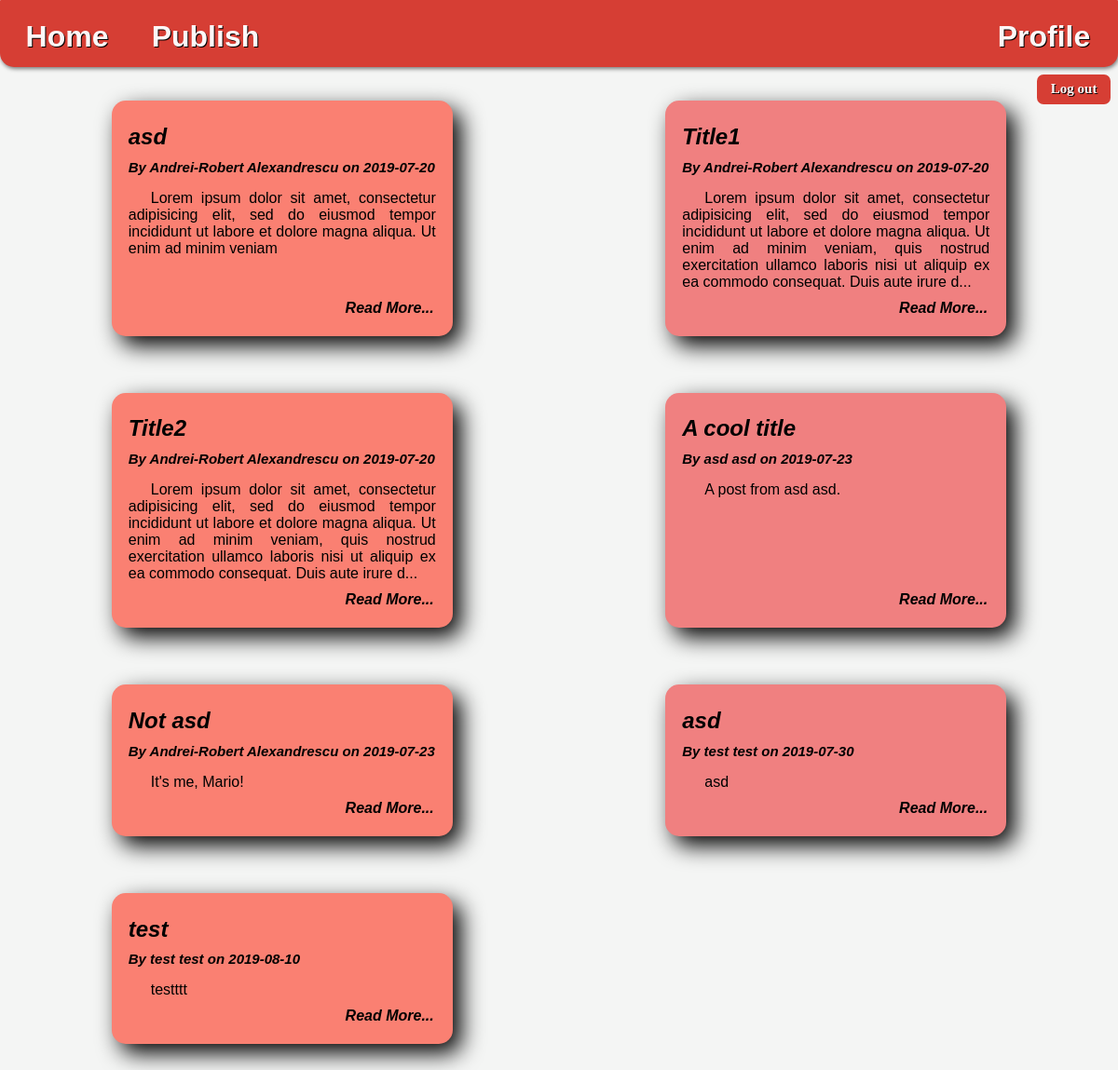
Page /main.php (signed in) on the committed database.
### tables this page shows
CREATE TABLE `tbl_posts` (
  `idPost` int(11) NOT NULL,
  `idUser` int(11) NOT NULL,
  `title` varchar(40) NOT NULL,
  `datePosted` date NOT NULL,
  `content` text NOT NULL,
  `observations` text NOT NULL
);

CREATE TABLE `tbl_users` (
  `idUser` int(11) NOT NULL,
  `email` varchar(40) NOT NULL,
  `fName` varchar(30) NOT NULL,
  `lName` varchar(30) NOT NULL,
  `password` varchar(255) NOT NULL,
  `is_active` tinyint(1) NOT NULL,
  `is_reported` tinyint(1) NOT NULL,
  `is_blocked` tinyint(1) NOT NULL,
  `dateOfReg` datetime NOT NULL,
  `updatedAt` datetime NOT NULL
);

### main.php (the view, shortened to what this page needs)
<?php
  require 'Includes/dbh.php';
?>
<html>
<head>
<link rel="stylesheet" href="Style/indexCSS.css" type="text/css">
</head>
<body bgcolor="#f4f5f4" onload="loadFunction()">
<div class="topBanner">
  <div class="topBanner-left">
    <h1 onclick="reloadPage()">Home</h1>
    <?php
      if(isset($_SESSION['userId'])){
        echo '<h1 onclick="toggleForm()">Publish</h1>';
      }
    ?>
  </div>
  <form class="topBanner-right" action="Includes/logout.php">
    <?php
      if(isset($_SESSION['userId'])){
        echo '<h1 onclick="toggleProfile()">Profile</h1>
        <div>
        <input type="submit" value="Log out" class="formButton" onclick="logoutFunction()"></input>
        </div>';
      }else{
        echo '<h1 onclick="toggleLoginContainer()">Log in</h1>
        <h1 onclick="toggleSignupContainer()">Sign up</h1>';
      }
     ?>
  </form>
</div>
        <?php
          $userName = $_SESSION['userFName']." ".$_SESSION['userLName'];
        ?>
        <?php
          if(isset($_SESSION['userId'])){
            $sql0 = "SELECT * FROM tbl_posts WHERE idUser = ?";
            $stmt0 = mysqli_stmt_init($conn);
            mysqli_stmt_prepare($stmt0, $sql0);
            mysqli_stmt_bind_param($stmt0, 'i', $_SESSION['userId']);
            mysqli_stmt_execute($stmt0);
            mysqli_stmt_store_result($stmt0);
            $resultCheck = mysqli_stmt_num_rows($stmt0);
            if($resultCheck > 0){
                $sql = "SELECT * FROM tbl_posts WHERE idUser=?";
                $stmt = mysqli_stmt_init($conn);
                if(!mysqli_stmt_prepare($stmt,$sql)){
                  header("Location: ../main.php?error=sqlerror");
                  exit();
                }else{
                  mysqli_stmt_bind_param($stmt, "i", $_SESSION['userId']);
                  mysqli_stmt_execute($stmt);
                  $result = mysqli_stmt_get_result($stmt);
                  while($row = mysqli_fetch_assoc($result)){
                    $stmt1 = mysqli_stmt_init($conn);
                    mysqli_stmt_bind_param($stmt1, "i", $_SESSION['userId']);
                    mysqli_stmt_execute($stmt1);
                    $result1 = mysqli_stmt_get_result($stmt1);
                    if($row1 = mysqli_fetch_assoc($result1)){
                      $userName = $row1['fName'].' '.$row1['lName'];
                    }
                  }
                }
            }else{
              echo '<span>You have made no posts yet.</span>';
            }
          }
        ?>
<div id="content">
  <?php
    if(isset($_SESSION['userId'])){
      $sql = "SELECT * FROM tbl_posts";
      $stmt = mysqli_stmt_init($conn);
      if(!mysqli_stmt_prepare($stmt,$sql)){
        header("Location: ../main.php?error=sqlerror");
        exit();
      }else{
        mysqli_stmt_execute($stmt);
        $result = mysqli_stmt_get_result($stmt);
        $localId = 1;
        while($row = mysqli_fetch_assoc($result)){
          $sql1 = "SELECT fName,lName FROM tbl_users WHERE idUser=?";
          $stmt1 = mysqli_stmt_init($conn);
          if(!mysqli_stmt_prepare($stmt1,$sql1)){
            exit();
          }
          mysqli_stmt_bind_param($stmt1, "i", $row['idUser']);
          mysqli_stmt_execute($stmt1);
          $result1 = mysqli_stmt_get_result($stmt1);
          if($row1 = mysqli_fetch_assoc($result1)){
            $userName = $row1['fName'].' '.$row1['lName'];
          }
          $fullText = $row['content'];
          $postId = $row['idPost'];
          if(strlen($row['content'])>250){
            $row['content'] = substr($row['content'],0,250)."...";
          }
          $sql2 = "SELECT nameProfilePic FROM tbl_information WHERE idUser=?";
          $stmt2 = mysqli_stmt_init($conn);
          mysqli_stmt_prepare($stmt2, $sql2);
          mysqli_stmt_bind_param($stmt2, "i", $row['idUser']);
          mysqli_stmt_execute($stmt2);
          $result2 = mysqli_stmt_get_result($stmt2);
          $row2 = mysqli_fetch_assoc($result2);
          $postImage = $row2['nameProfilePic'];
          $newName = "local_".$localId++;
          echo
          '<div class="container-main-frame" name="'.$newName.'">
            <div class="container-header-content">
              <h2>'.$row['title'].'</h2>
              <h3>By <span>'.$userName.'</span> on <span>'.$row['datePosted'].'</span></h3>
              <span style="display: none;">'.$postImage.'</span>
              </div>';
          echo '
            <div class="container-text-content">
              <p>'.$row['content'].'</p>
              <p style="display: none;">'.$fullText.'</p>
              <p style="display: none;">'.$postId.'</p>
            </div>
          ';
          echo '
            <div class="container-text-readmore">
              <p onclick="toggleFullContainer(\''.$newName.'\')">Read More...</p>
            </div>
          </div>';
        }
      }
    }
   ?>
</div>
</body>
</html>

### indexCSS.css (style rules this page uses)
* { font-family: Helvetica; }
.topBanner { color: #fdf7f7; position: fixed; z-index: 2; top: 0px; left: 0px; background-color: #d63e34; display: block; width: 100%; height: 72px; box-shadow: 1px 2px 4px rgba(0, 0, 0, .5); border-radius: 1px 1px 15px 15px; text-shadow: 1px 1px 0px #000000; }
.topBanner-left { width: 50%; min-width: 304px; display: inline-block; text-align: left; }
.topBanner-left > h1 { width: 4.5em; text-align: center; user-select: none; display: inline-block; }
.topBanner-right { width: 49%; min-width: 304px; display: inline-block; text-align: right; }
.topBanner-right > h1 { width: 4.5em; text-align: center; user-select: none; display: inline-block; }
.formButton { float: right; font-size: 15px; font-family: Times; font-weight: bold; padding: 0.5em 1em; background-color: #d63e34; color: #fdf7f7; border-width: 0px; border-radius: 7px; text-decoration: none; margin-left: 10px; text-shadow: 1px 1px 0px #000000; }
#content { display: grid; grid-template-columns: repeat(3, 1fr); grid-gap: 5px; text-align: center; margin-top: 20px; justify-items: center; padding-bottom: 4em; }
.container-main-frame, .container-main-frame-shares { position: relative; z-index: 0; margin: 5.5em 1em -2em 1em; padding: 0.5em; padding-top: 0.3em; background-color: #FA8072; border-radius: 15px; box-shadow: 9px 10px 25px; width: 350px; height: auto; max-height: 275px; text-align: center; display: inline-block; vertical-align: top; }
.container-main-frame:nth-child(even), .container-main-frame-shares:nth-child(even) { background-color: #F08080; }
.container-header-content { font-family: helvetica; font-style: oblique; margin: 0px; padding-left: 10px; padding-top: 0px; text-align: left; }
.container-header-content>h3 { font-size: 15px; font-style: italic; margin-top: -10px; }
.container-text-content { font-family: helvetica; padding-left: 10px; padding-right: 10px; text-align: justify; text-indent: 1.5em; padding-bottom: 25px; }
.container-text-readmore { padding-right: 10px; position: absolute; bottom: 5px; right: 10px; }
.container-text-readmore>p { text-decoration: none; font-weight: bold; font-style: italic; color: black; user-select: none; }

### rows in the picture
tbl_posts: title "asd", idUser.lName "Andrei-Robert Alexandrescu", datePosted "2019-07-20", content "Lorem ipsum dolor sit amet, consectetur adipisicing elit, sed do eiusmod tempor incididunt ut labore et dolore magna aliqua. Ut enim ad minim veniam"
tbl_posts: title "Title1", idUser.lName "Andrei-Robert Alexandrescu", datePosted "2019-07-20", content "Lorem ipsum dolor sit amet, consectetur adipisicing elit, sed do eiusmod tempor incididunt ut labore et dolore magna aliqua. Ut enim ad minim veniam, quis nostrud exercitation ullamco laboris nisi ut aliquip ex ea commodo consequat. Duis aute irure d..."
tbl_posts: title "Title2", idUser.lName "Andrei-Robert Alexandrescu", datePosted "2019-07-20", content "Lorem ipsum dolor sit amet, consectetur adipisicing elit, sed do eiusmod tempor incididunt ut labore et dolore magna aliqua. Ut enim ad minim veniam, quis nostrud exercitation ullamco laboris nisi ut aliquip ex ea commodo consequat. Duis aute irure d..."
tbl_posts: title "A cool title", idUser.lName "asd asd", datePosted "2019-07-23", content "A post from asd asd."
tbl_posts: title "Not asd", idUser.lName "Andrei-Robert Alexandrescu", datePosted "2019-07-23", content "It's me, Mario!"
tbl_posts: title "asd", idUser.lName "test test", datePosted "2019-07-30", content "asd"
tbl_posts: title "test", idUser.lName "test test", datePosted "2019-08-10", content "testttt"
